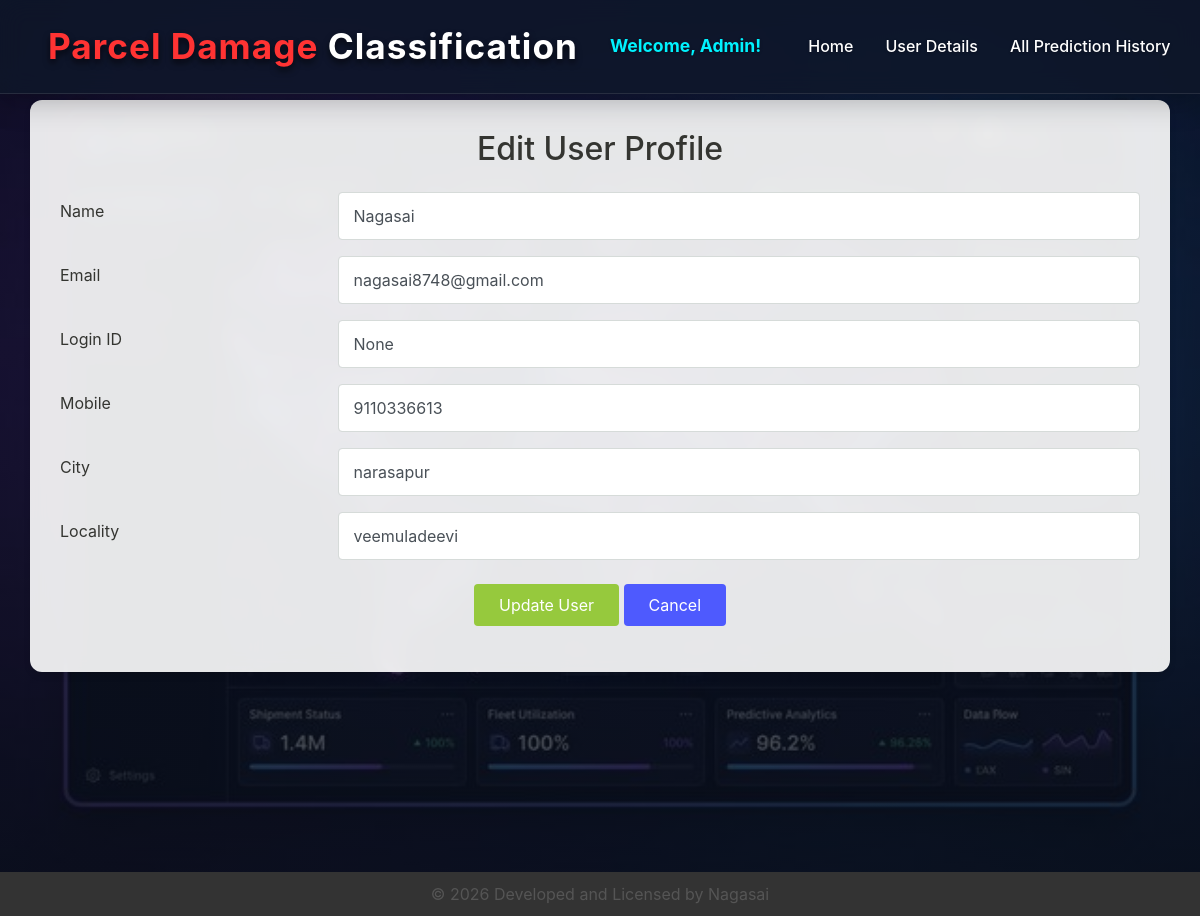
/EditUser/?uid=1, run on the app's committed database.
### users/models.py (models this page shows, shortened)
class UserRegistrationModel(models.Model):
    name = models.CharField(unique=True, max_length=100)
    loginid = models.CharField(unique=True, max_length=100, null=True, blank=True)
    password = models.CharField(max_length=100)
    mobile = models.CharField(unique=True, max_length=100)
    email = models.CharField(unique=True, max_length=100)
    locality = models.CharField(max_length=100)
    address = models.CharField(max_length=1000)
    city = models.CharField(max_length=100)
    state = models.CharField(max_length=100)
    status = models.CharField(max_length=100)
    otp_code = models.CharField(max_length=6, null=True, blank=True)
    otp_created_at = models.DateTimeField(null=True, blank=True)
    class Meta:
        db_table = 'UserRegistrations'

### admins/views.py (the view)
# urls.py: path("EditUser/", admins.EditUser, name="EditUser"),
def EditUser(request):
    if request.method == 'GET':
        uid = request.GET.get('uid')
        user = UserRegistrationModel.objects.get(id=uid)
        return render(request, 'admins/EditUser.html', {'user': user})

### assets/templates/admins/EditUser.html (shortened to what this page needs)
{% extends 'admins/adminbase.html' %}
{% load static %}
{% block user_list %}active{% endblock %}
{% block content %}
<div class="container jumbotron wow fadeInUp" data-wow-duration="1s">
    <h2 class="text-center mb-4 text-dark">Edit User Profile</h2>
    <form action="{% url 'EditUserAction' %}" method="POST">
        <div class="form-group row">
            <label class="col-md-3 col-form-label text-dark">Name</label>
            <div class="col-md-9">
                <input type="text" class="form-control" name="name" value="{{ user.name }}" required>
            </div>
        </div>
        <div class="form-group row">
            <label class="col-md-3 col-form-label text-dark">Email</label>
            <div class="col-md-9">
                <input type="email" class="form-control" name="email" value="{{ user.email }}" required>
            </div>
        </div>
        <div class="form-group row">
            <label class="col-md-3 col-form-label text-dark">Login ID</label>
            <div class="col-md-9">
                <input type="text" class="form-control" name="loginid" value="{{ user.loginid }}" required>
            </div>
        </div>
        <div class="form-group row">
            <label class="col-md-3 col-form-label text-dark">Mobile</label>
            <div class="col-md-9">
                <input type="text" class="form-control" name="mobile" value="{{ user.mobile }}" required>
            </div>
        </div>
        <div class="form-group row">
            <label class="col-md-3 col-form-label text-dark">City</label>
            <div class="col-md-9">
                <input type="text" class="form-control" name="city" value="{{ user.city }}" required>
            </div>
        </div>
        <div class="form-group row">
            <label class="col-md-3 col-form-label text-dark">Locality</label>
            <div class="col-md-9">
                <input type="text" class="form-control" name="locality" value="{{ user.locality }}" required>
            </div>
        </div>
        <div class="form-group row mt-4">
            <div class="col-md-12 text-center">
                <button type="submit" class="btn btn-success">Update User</button>
                <a href="{% url 'ViewRegisteredUsers' %}" class="btn btn-secondary">Cancel</a>
            </div>
        </div>
    </form>
</div>
{% endblock %}

### assets/static/css/theme.css (style rules this page uses)
:root { --primary: #00D9A5; --accent: #FF3D85; --secondary: #4E5AFE; --warning: #EED818; --info: #05B4E1; --danger: #FF4943; --success: #96C93D; --dark: #343531; --light: #F5F9F6; --cs: #596261; --grey: #6E807A; }
body { font-family: "Source Sans Pro", sans-serif; line-height: 1.5; color: #343531; }
a { color: #07be94; text-decoration: none; background-color: transparent; }
.text-dark { color: #343531 !important; }
.btn-secondary { color: #fff; background-color: #4E5AFE; border-color: transparent; }
.btn-success { color: #fff; background-color: #96C93D; border-color: transparent; }
.btn { padding: 8px 24px; }
.form-control { padding: 8px 15px; height: calc(1.5em + 1.375rem + 2px); border-color: #d6dbd9; }

### assets/templates/admins/EditUser.html (style rules this page uses)
.jumbotron { font-family: -apple-system, BlinkMacSystemFont, 'Segoe UI', Roboto, sans-serif; background: rgba(255, 255, 255, 0.9); backdrop-filter: blur(10px); margin-top: 100px; border-radius: 12px; padding: 30px; box-shadow: 0 4px 6px rgba(0,0,0,0.1); }

### data on the page
UserRegistrationModel: name "Nagasai", email "nagasai8748@gmail.com", loginid "None", mobile "9110336613", city "narasapur", locality "veemuladeevi"
